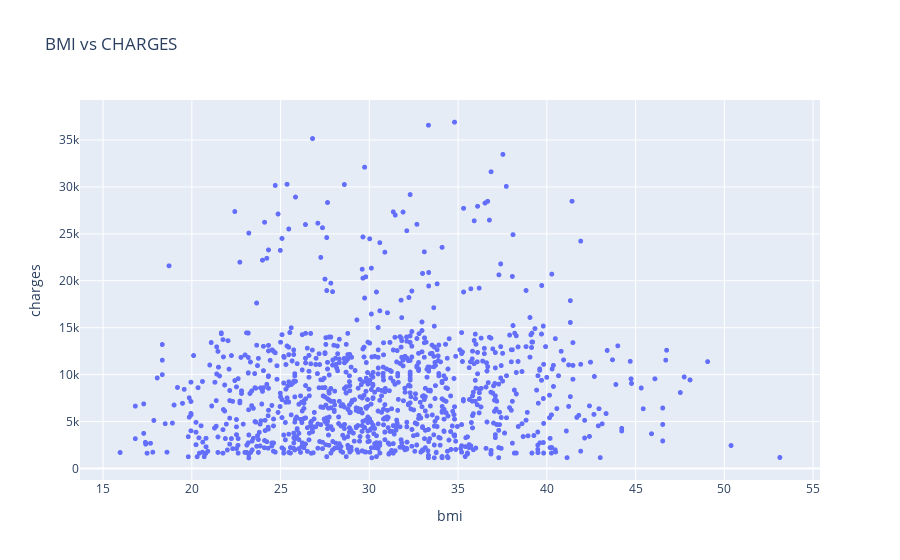

The cell this chart's notebook holds for it:
### Code cell
fig = px.scatter(non_smoker_df,x= 'bmi', y='charges',title ='BMI vs CHARGES', height=600,)
fig.update_traces(marker_size=5)
fig.show()

### Figure 1 — Plotly figure (JSON) as saved in the notebook; plotly's stock layout.template omitted (floating-point values rounded to 4 significant figures; data arrays with more than 128 entries replaced by an {"elided": "..."} marker saying what was removed)
{"data": [{"hovertemplate": "bmi=%{x}<br>charges=%{y}<extra></extra>", "legendgroup": "", "marker": {"color": "#636efa", "size": 5, "symbol": "circle"}, "mode": "markers", "name": "", "showlegend": false, "type": "scattergl", "x": {"elided": "1064 float values"}, "xaxis": "x", "y": {"elided": "1064 float values"}, "yaxis": "y"}], "layout": {"autosize": true, "legend": {"tracegroupgap": 0}, "title": {"text": "BMI vs CHARGES"}, "xaxis": {"anchor": "y", "autorange": true, "domain": [0, 1], "range": [13.74, 55.35], "title": {"text": "bmi"}, "type": "linear"}, "yaxis": {"anchor": "x", "autorange": true, "domain": [0, 1], "range": [-1201.0, 39230.0], "title": {"text": "charges"}, "type": "linear"}}}
